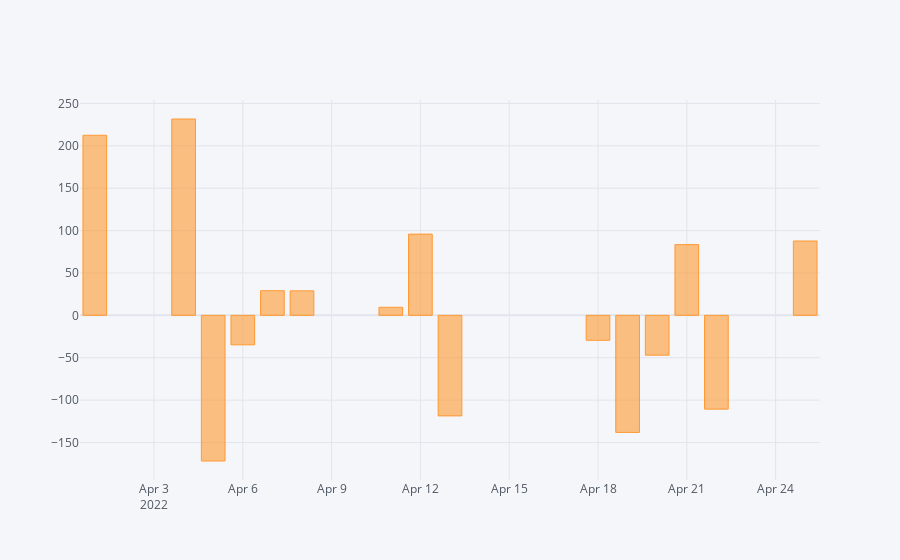

Write notebook code for a chart like this one.
### Code cell
final_nifty['Relative Value'].iplot(kind='bar')

### Figure 1 — Plotly figure (JSON) as saved in the notebook; plotly's stock layout.template omitted (floating-point values rounded to 4 significant figures)
{"data": [{"marker": {"color": "rgba(255, 153, 51, 0.6)", "line": {"color": "rgba(255, 153, 51, 1.0)", "width": 1}}, "name": "Relative Value", "orientation": "v", "text": "", "type": "bar", "x": ["2022-04-01", "2022-04-04", "2022-04-05", "2022-04-06", "2022-04-07", "2022-04-08", "2022-04-11", "2022-04-12", "2022-04-13", "2022-04-18", "2022-04-19", "2022-04-20", "2022-04-21", "2022-04-22", "2022-04-25"], "y": [212.5, 231.7, -171.9, -34.79, 29.09, 28.91, 9.503, 95.85, -118.6, -29.45, -138.1, -46.97, 83.44, -110.7, 87.7]}], "layout": {"legend": {"bgcolor": "#F5F6F9", "font": {"color": "#4D5663"}}, "paper_bgcolor": "#F5F6F9", "plot_bgcolor": "#F5F6F9", "title": {"font": {"color": "#4D5663"}}, "xaxis": {"gridcolor": "#E1E5ED", "showgrid": true, "tickfont": {"color": "#4D5663"}, "title": {"font": {"color": "#4D5663"}, "text": ""}, "zerolinecolor": "#E1E5ED"}, "yaxis": {"gridcolor": "#E1E5ED", "showgrid": true, "tickfont": {"color": "#4D5663"}, "title": {"font": {"color": "#4D5663"}, "text": ""}, "zerolinecolor": "#E1E5ED"}}}
